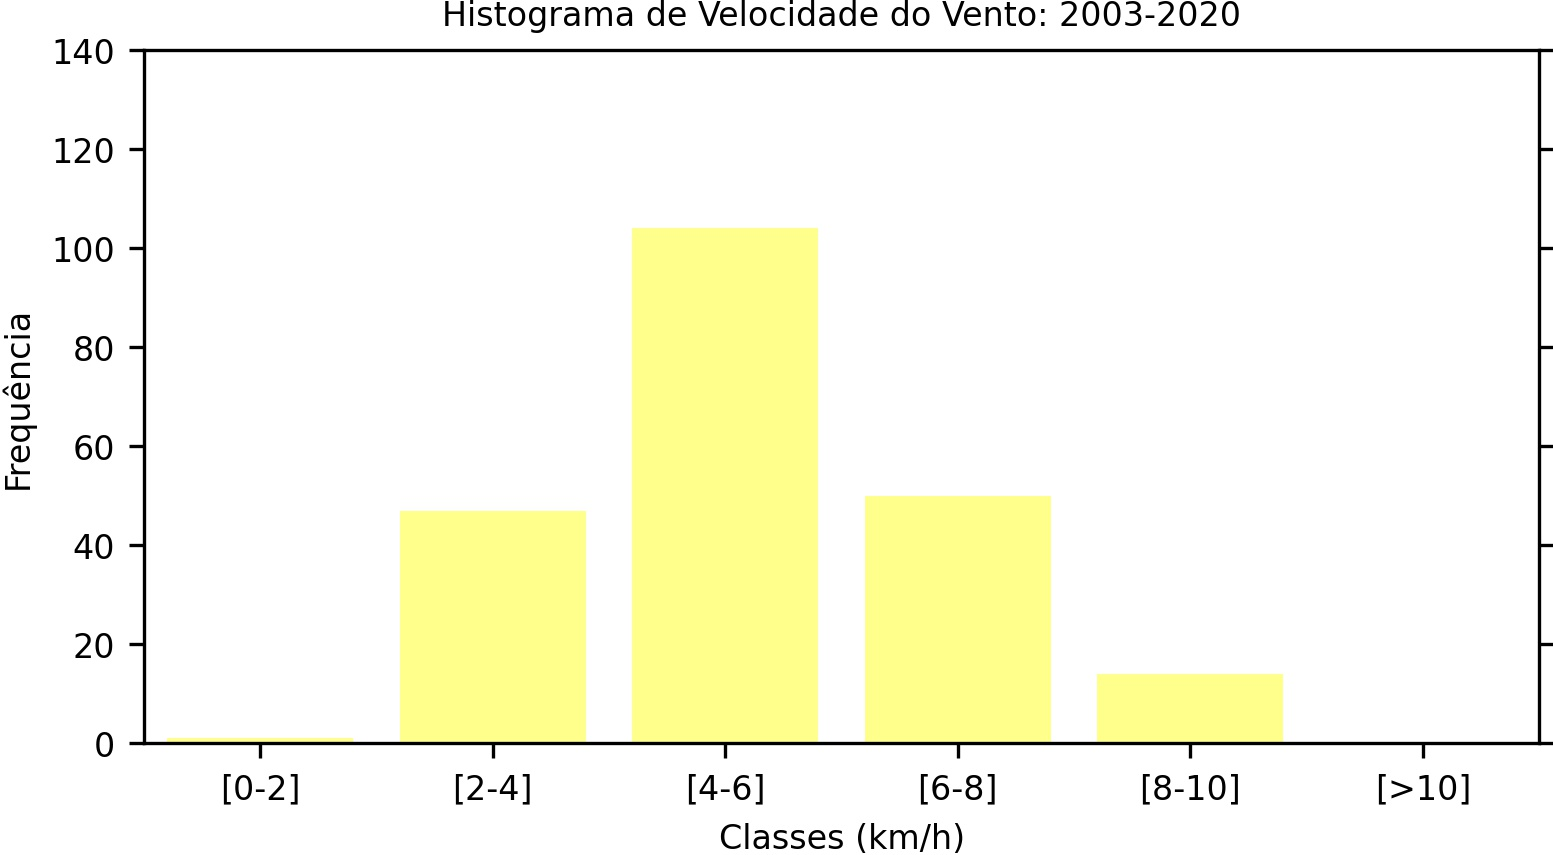

Write the Python code that produced this figure.
import pandas as pd
import matplotlib.pyplot as plt

df = pd.read_csv('../../../dados/texto/variaveis_meteorologicas.txt', sep= '\t', names=['Data', 'UR', 'TEMP', 'Prec','VelVento', 'DirVento' ])

x = df['VelVento']  # Importa os valores de velocidade do vento.
classes = ['[0-2]', '[2-4]', '[4-6]', '[6-8]', '[8-10]', '[>10]']

fig, ax = plt.subplots(figsize=(6,3))  # Largura e altura da figura.

# Gera o plot.
ax.hist(x, bins=[0, 2, 4, 6, 8, 10], histtype='bar', color='yellow', alpha=0.45, rwidth=0.8) 

# Título principal da figura.
plt.title('Histograma de Velocidade do Vento: 2003-2020', fontsize=8)

# Formatação do eixo x.
plt.xlabel('Classes (km/h)', fontsize=8)  # Título do eixo x e o tamanho da fonte.
ax.set_xlim(0, 12)  # Define o mínimo e o máximo valor do eixo x.
plt.setp(ax.get_xticklabels(), rotation=0, ha="center", rotation_mode="anchor")
plt.xticks([1, 3, 5, 7, 9, 11], classes, fontsize=8)  # Rótulos do eixo x e tamanho.

# Formatação do eixo y.
plt.ylabel('Frequência', fontsize=8)  # Título do eixo y e o tamanho da fonte.
ax.set_ylim(0, 140)  # Mínimo e máximo valor do eixo y.
ax.set_yticks(ticks=range(0, 145, 20))  # Rótulos do eixo y definido pelo usuário.
plt.yticks(fontsize=8)  # Tamanho dos rótulos do eixo y.
plt.tick_params(axis='y', right=True)  # Habilita o tickmark do eixo direito.

# Salva a figura no formato ".jpg" com dpi=300 e remove espaços excedentes.
plt.savefig('ex03.jpg', transparent=True, dpi=300, bbox_inches='tight', pad_inches=0)